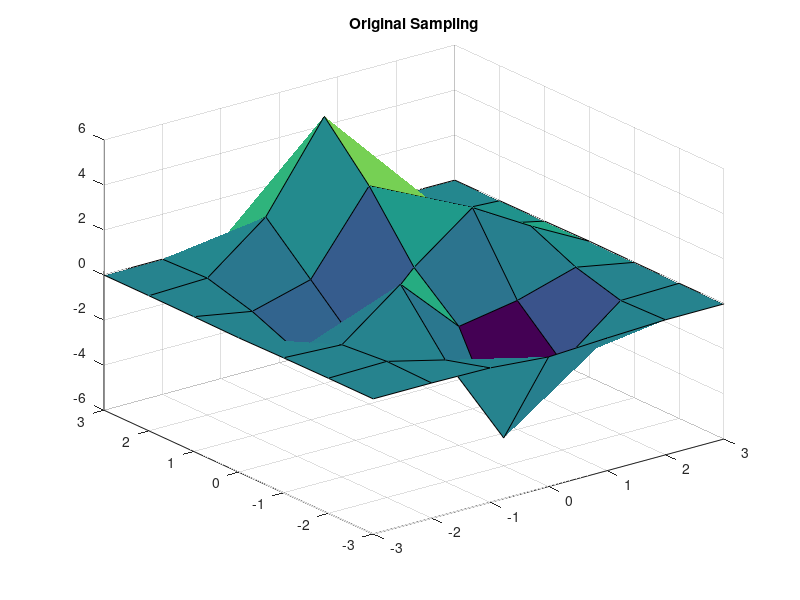
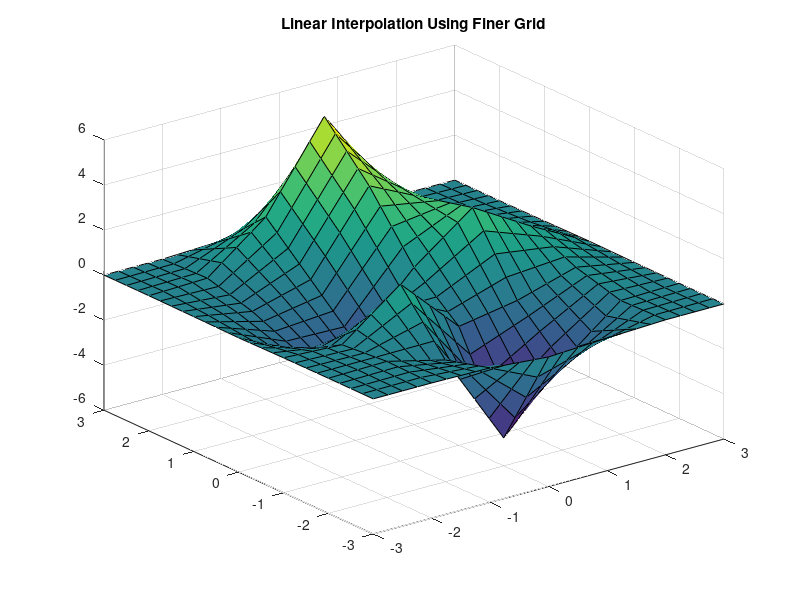
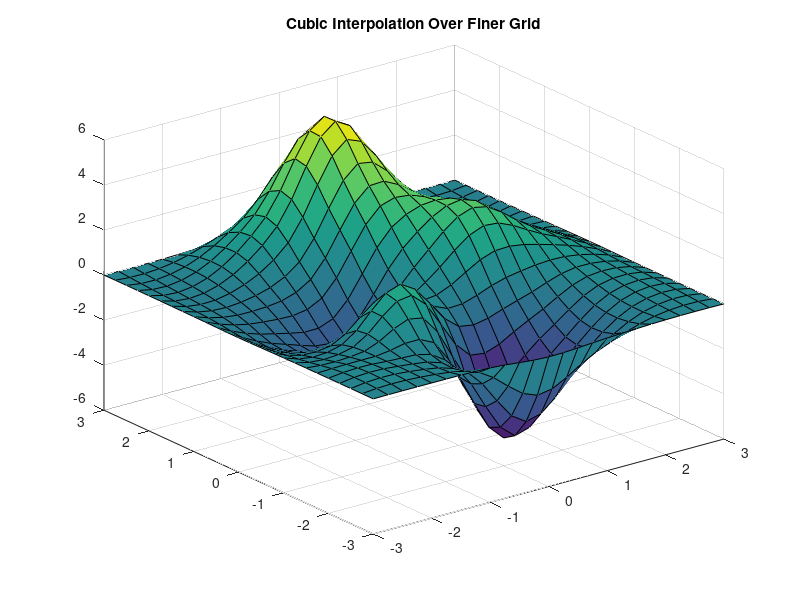

Write the MATLAB code that produced these figures, in order.
[X,Y] = meshgrid(-3:3);
V = peaks(X,Y);
figure
surf(X,Y,V)
title('Original Sampling');
[Xq,Yq] = meshgrid(-3:0.25:3);
Vq = interp2(X,Y,V,Xq,Yq);
figure
surf(Xq,Yq,Vq);
title('Linear Interpolation Using Finer Grid');
Vq = interp2(X,Y,V,Xq,Yq,'cubic');
figure
surf(Xq,Yq,Vq);
title('Cubic Interpolation Over Finer Grid');
